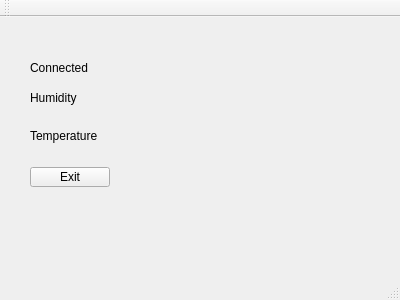
<?xml version="1.0" encoding="UTF-8"?>
<ui version="4.0">
 <class>MainWindow</class>
 <widget class="QMainWindow" name="MainWindow">
  <property name="geometry">
   <rect>
    <x>0</x>
    <y>0</y>
    <width>400</width>
    <height>300</height>
   </rect>
  </property>
  <property name="windowTitle">
   <string>MainWindow</string>
  </property>
  <widget class="QWidget" name="centralWidget">
   <widget class="QLabel" name="conLabel">
    <property name="geometry">
     <rect>
      <x>30</x>
      <y>40</y>
      <width>311</width>
      <height>21</height>
     </rect>
    </property>
    <property name="text">
     <string>Connected</string>
    </property>
   </widget>
   <widget class="QLabel" name="humLabel">
    <property name="geometry">
     <rect>
      <x>30</x>
      <y>70</y>
      <width>321</width>
      <height>21</height>
     </rect>
    </property>
    <property name="text">
     <string>Humidity</string>
    </property>
   </widget>
   <widget class="QPushButton" name="pushButton">
    <property name="geometry">
     <rect>
      <x>30</x>
      <y>150</y>
      <width>80</width>
      <height>20</height>
     </rect>
    </property>
    <property name="text">
     <string>Exit</string>
    </property>
   </widget>
   <widget class="QLabel" name="tempLabel">
    <property name="geometry">
     <rect>
      <x>30</x>
      <y>110</y>
      <width>301</width>
      <height>17</height>
     </rect>
    </property>
    <property name="text">
     <string>Temperature</string>
    </property>
   </widget>
  </widget>
  <widget class="QMenuBar" name="menuBar">
   <property name="geometry">
    <rect>
     <x>0</x>
     <y>0</y>
     <width>400</width>
     <height>29</height>
    </rect>
   </property>
  </widget>
  <widget class="QToolBar" name="mainToolBar">
   <attribute name="toolBarArea">
    <enum>TopToolBarArea</enum>
   </attribute>
   <attribute name="toolBarBreak">
    <bool>false</bool>
   </attribute>
  </widget>
  <widget class="QStatusBar" name="statusBar"/>
 </widget>
 <layoutdefault spacing="6" margin="11"/>
 <resources/>
 <connections/>
</ui>
